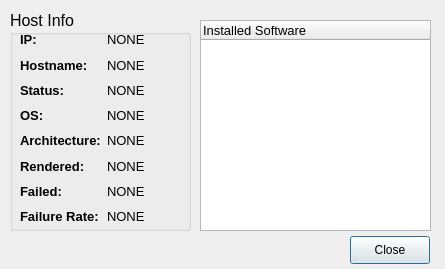
<ui version="4.0" >
 <class>HostInfo</class>
 <widget class="QDialog" name="HostInfo" >
  <property name="geometry" >
   <rect>
    <x>0</x>
    <y>0</y>
    <width>445</width>
    <height>269</height>
   </rect>
  </property>
  <property name="windowTitle" >
   <string>Remote Host Information</string>
  </property>
  <widget class="QPushButton" name="closeButton" >
   <property name="geometry" >
    <rect>
     <x>350</x>
     <y>236</y>
     <width>80</width>
     <height>28</height>
    </rect>
   </property>
   <property name="text" >
    <string>Close</string>
   </property>
  </widget>
  <widget class="QGroupBox" name="groupBox" >
   <property name="geometry" >
    <rect>
     <x>10</x>
     <y>10</y>
     <width>181</width>
     <height>221</height>
    </rect>
   </property>
   <property name="font" >
    <font>
     <pointsize>12</pointsize>
    </font>
   </property>
   <property name="title" >
    <string>Host Info</string>
   </property>
   <widget class="QWidget" name="layoutWidget" >
    <property name="geometry" >
     <rect>
      <x>10</x>
      <y>20</y>
      <width>161</width>
      <height>196</height>
     </rect>
    </property>
    <layout class="QGridLayout" name="gridLayout" >
     <item row="0" column="0" >
      <widget class="QLabel" name="label" >
       <property name="font" >
        <font>
         <pointsize>10</pointsize>
         <weight>75</weight>
         <bold>true</bold>
        </font>
       </property>
       <property name="text" >
        <string>IP:</string>
       </property>
      </widget>
     </item>
     <item row="0" column="2" colspan="3" >
      <widget class="QLabel" name="ipAddress" >
       <property name="font" >
        <font>
         <pointsize>10</pointsize>
        </font>
       </property>
       <property name="text" >
        <string>NONE</string>
       </property>
      </widget>
     </item>
     <item row="1" column="0" colspan="2" >
      <widget class="QLabel" name="label_2" >
       <property name="font" >
        <font>
         <pointsize>10</pointsize>
         <weight>75</weight>
         <bold>true</bold>
        </font>
       </property>
       <property name="text" >
        <string>Hostname:</string>
       </property>
      </widget>
     </item>
     <item row="1" column="2" colspan="3" >
      <widget class="QLabel" name="hostname" >
       <property name="font" >
        <font>
         <pointsize>10</pointsize>
        </font>
       </property>
       <property name="text" >
        <string>NONE</string>
       </property>
      </widget>
     </item>
     <item row="2" column="0" colspan="2" >
      <widget class="QLabel" name="label_3" >
       <property name="font" >
        <font>
         <pointsize>10</pointsize>
         <weight>75</weight>
         <bold>true</bold>
        </font>
       </property>
       <property name="text" >
        <string>Status:</string>
       </property>
      </widget>
     </item>
     <item row="2" column="2" colspan="3" >
      <widget class="QLabel" name="status" >
       <property name="font" >
        <font>
         <pointsize>10</pointsize>
        </font>
       </property>
       <property name="text" >
        <string>NONE</string>
       </property>
      </widget>
     </item>
     <item row="3" column="0" colspan="2" >
      <widget class="QLabel" name="label_4" >
       <property name="font" >
        <font>
         <pointsize>10</pointsize>
         <weight>75</weight>
         <bold>true</bold>
        </font>
       </property>
       <property name="text" >
        <string>OS:</string>
       </property>
      </widget>
     </item>
     <item row="3" column="2" colspan="3" >
      <widget class="QLabel" name="os" >
       <property name="font" >
        <font>
         <pointsize>10</pointsize>
        </font>
       </property>
       <property name="text" >
        <string>NONE</string>
       </property>
      </widget>
     </item>
     <item row="4" column="0" colspan="2" >
      <widget class="QLabel" name="label_5" >
       <property name="font" >
        <font>
         <pointsize>10</pointsize>
         <weight>75</weight>
         <bold>true</bold>
        </font>
       </property>
       <property name="text" >
        <string>Architecture:</string>
       </property>
      </widget>
     </item>
     <item row="4" column="2" colspan="3" >
      <widget class="QLabel" name="architecture" >
       <property name="font" >
        <font>
         <pointsize>10</pointsize>
        </font>
       </property>
       <property name="text" >
        <string>NONE</string>
       </property>
      </widget>
     </item>
     <item row="5" column="0" colspan="2" >
      <widget class="QLabel" name="label_6" >
       <property name="font" >
        <font>
         <pointsize>10</pointsize>
         <weight>75</weight>
         <bold>true</bold>
        </font>
       </property>
       <property name="text" >
        <string>Rendered:</string>
       </property>
      </widget>
     </item>
     <item row="5" column="2" colspan="3" >
      <widget class="QLabel" name="rendered" >
       <property name="font" >
        <font>
         <pointsize>10</pointsize>
        </font>
       </property>
       <property name="text" >
        <string>NONE</string>
       </property>
      </widget>
     </item>
     <item row="6" column="0" >
      <widget class="QLabel" name="label_7" >
       <property name="font" >
        <font>
         <pointsize>10</pointsize>
         <weight>75</weight>
         <bold>true</bold>
        </font>
       </property>
       <property name="text" >
        <string>Failed:</string>
       </property>
      </widget>
     </item>
     <item row="6" column="2" colspan="3" >
      <widget class="QLabel" name="failed" >
       <property name="font" >
        <font>
         <pointsize>10</pointsize>
        </font>
       </property>
       <property name="text" >
        <string>NONE</string>
       </property>
      </widget>
     </item>
     <item row="7" column="0" colspan="2" >
      <widget class="QLabel" name="label_8" >
       <property name="font" >
        <font>
         <pointsize>10</pointsize>
         <weight>75</weight>
         <bold>true</bold>
        </font>
       </property>
       <property name="text" >
        <string>Failure Rate:</string>
       </property>
      </widget>
     </item>
     <item row="7" column="2" colspan="3" >
      <widget class="QLabel" name="failureRate" >
       <property name="font" >
        <font>
         <pointsize>10</pointsize>
        </font>
       </property>
       <property name="text" >
        <string>NONE</string>
       </property>
      </widget>
     </item>
    </layout>
   </widget>
  </widget>
  <widget class="QTreeWidget" name="softwareTree" >
   <property name="geometry" >
    <rect>
     <x>200</x>
     <y>20</y>
     <width>231</width>
     <height>211</height>
    </rect>
   </property>
   <property name="font" >
    <font>
     <pointsize>10</pointsize>
    </font>
   </property>
   <property name="editTriggers" >
    <set>QAbstractItemView::NoEditTriggers</set>
   </property>
   <column>
    <property name="text" >
     <string>Installed Software</string>
    </property>
   </column>
  </widget>
 </widget>
 <resources/>
 <connections>
  <connection>
   <sender>closeButton</sender>
   <signal>pressed()</signal>
   <receiver>HostInfo</receiver>
   <slot>close()</slot>
   <hints>
    <hint type="sourcelabel" >
     <x>329</x>
     <y>273</y>
    </hint>
    <hint type="destinationlabel" >
     <x>199</x>
     <y>149</y>
    </hint>
   </hints>
  </connection>
 </connections>
</ui>
